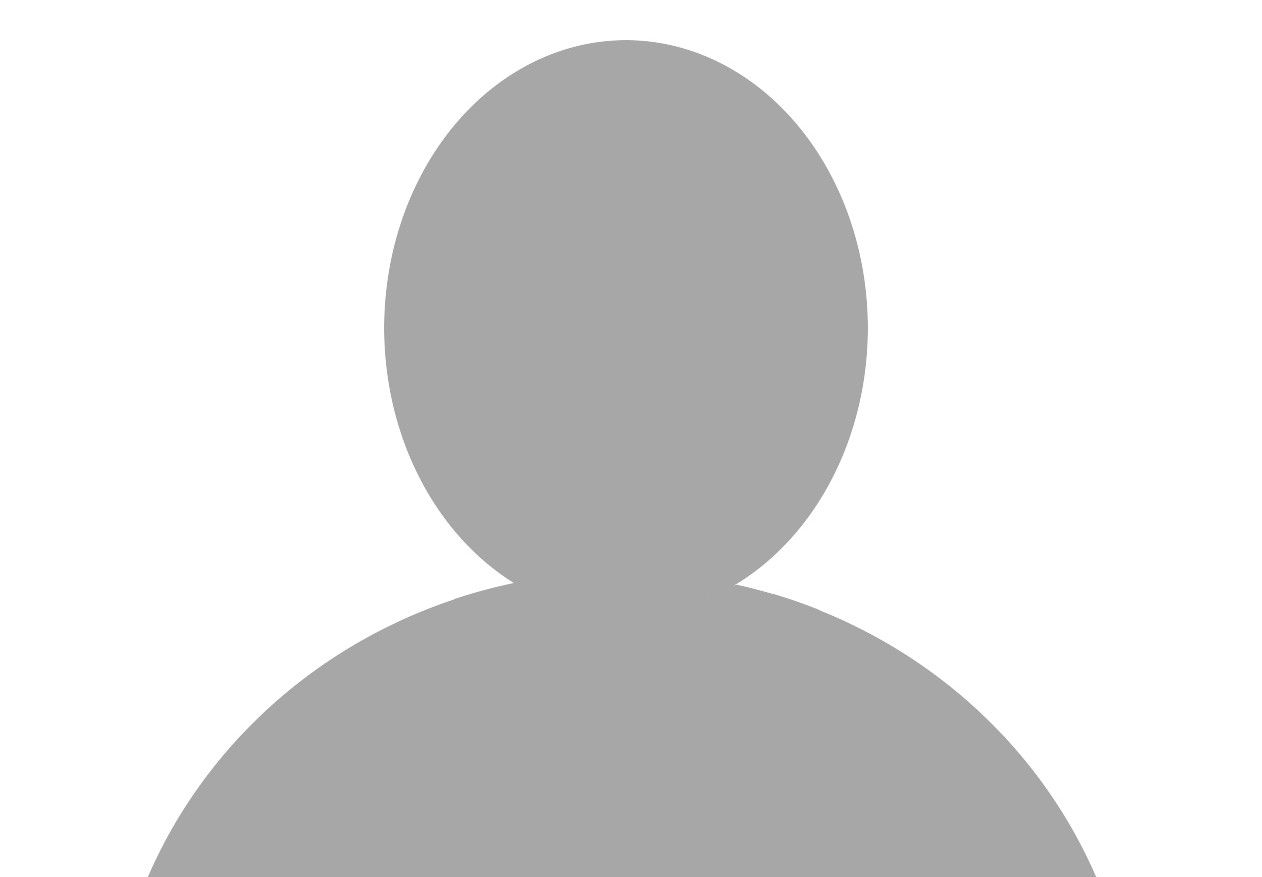
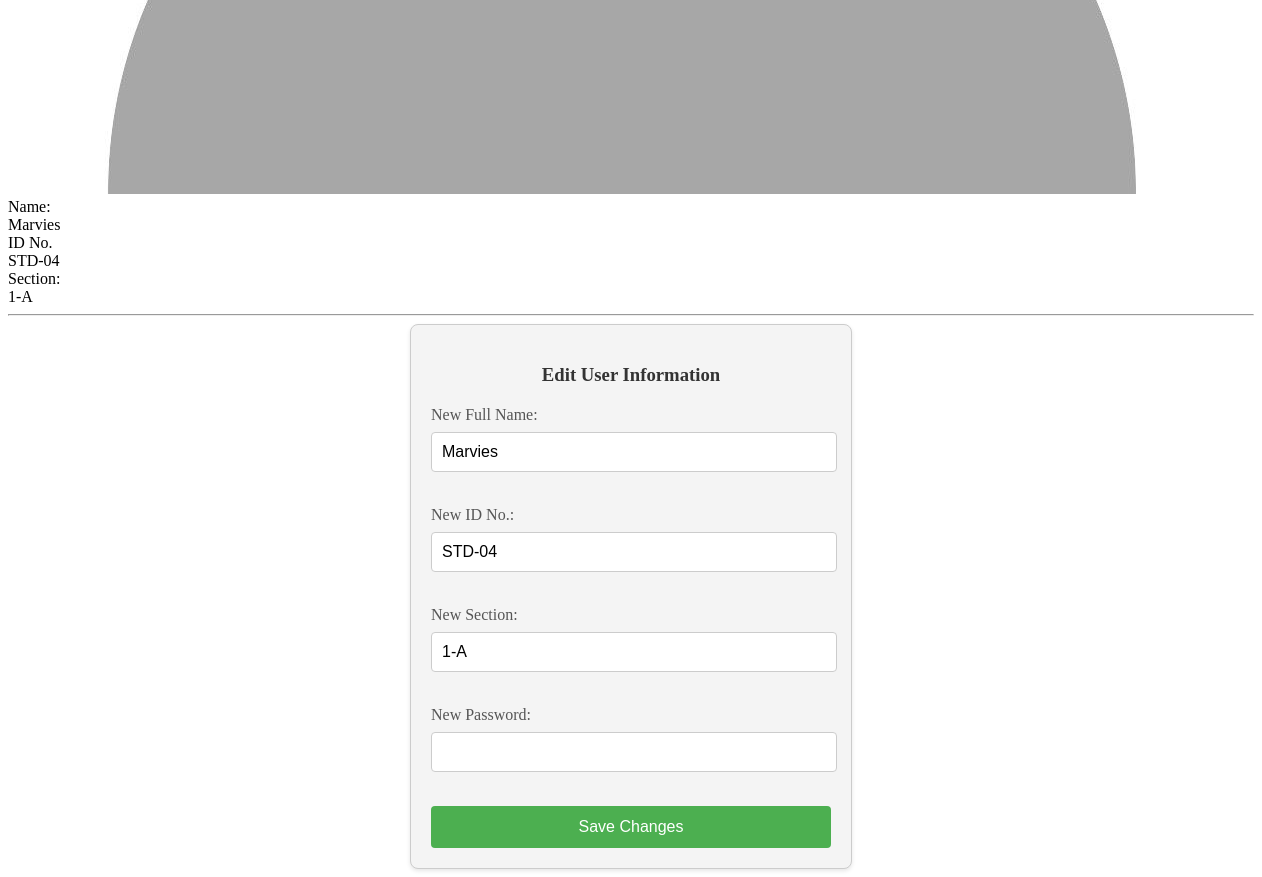
Screenshot of /admin/modal_content.php?userId=STD-04 with the database file from the repository (2 pictures, top to bottom).
### tables this page shows
CREATE TABLE `users` (
  `id` int(6) UNSIGNED NOT NULL,
  `full_name` varchar(255) NOT NULL,
  `IDNo` varchar(50) NOT NULL,
  `section` varchar(15) NOT NULL,
  `role` enum('student','instructor','admin') NOT NULL,
  `password` varchar(255) NOT NULL,
  `imgPath` varchar(100) NOT NULL,
  `created_at` timestamp NOT NULL DEFAULT current_timestamp()
);

### admin/modal_content.php (the view, shortened to what this page needs)
<?php
$userData = [];
$imgPath = "../assets/images/default.jpg";
if (isset($_GET['userId'])) {
    $userId = $_GET['userId'];
    $servername = "localhost";
    $username = "root";
    $password = "";
    $database = "strv";
    $conn = new mysqli($servername, $username, $password, $database);
    $query = $conn->prepare("SELECT * FROM users WHERE IDNo = ?");
    $query->bind_param('s', $userId);
    $query->execute();
    $result = $query->get_result();
    $userData = $result->fetch_assoc();
} else {
    echo "Invalid request.";
    exit();
}
?>
<!DOCTYPE html>
<html lang="en">
<head>
</head>
<body>
    <div class='mainContainer'>
        <header>
            <div class='imgContainer'>
                <img src='<?php echo $imgPath; ?>' alt='student_image' class='mainIMG'>
            </div>
            <div class='infoContainer'>
                <div class='nameContainer'>
                    <div class='info'>Name:</div>
                    <?php echo htmlspecialchars($userData['full_name']); ?>
                </div>
                <div class='idContainer'>
                    <div class='info'>ID No.</div>
                    <?php echo htmlspecialchars($userData['IDNo']); ?>
                </div>
                <div class='sectionContainer'>
                    <div class='info'>Section:</div>
                    <?php echo htmlspecialchars($userData['section']); ?>
                </div>
            </div>
        </header>
        <hr>
        <div class='changeInfoContainer'>
            <h3>Edit User Information</h3>
            <form id='changeInfoForm' action='update_user.php' method='post'>
                <label for='newFullName'>New Full Name:</label>
                <input type='text' id='newFullName' name='newFullName' value='<?php echo htmlspecialchars($userData['full_name']); ?>'><br><br>
                <label for='newIdNo'>New ID No.:</label>
                <input type='text' id='newIdNo' name='newIdNo' value='<?php echo htmlspecialchars($userData['IDNo']); ?>'><br><br>
                <label for='newSection'>New Section:</label>
                <input type='text' id='newSection' name='newSection' value='<?php echo htmlspecialchars($userData['section']); ?>'><br><br>
                <label for='newPassword'>New Password:</label>
                <input type='password' id='newPassword' name='newPassword'><br><br>
                <button type='submit' id='saveChangesBtn'>Save Changes</button>
            </form>
        </div>
    </div>
</body>
</html>

### admin/modal_content.php (style rules this page uses)
.changeInfoContainer { max-width: 400px; margin: 0 auto; padding: 20px; border: 1px solid #ccc; border-radius: 8px; background-color: #f4f4f4; box-shadow: 0 2px 4px rgba(0, 0, 0, 0.1); }
.changeInfoContainer h3 { text-align: center; margin-bottom: 20px; color: #333; }
.changeInfoContainer label { display: block; margin-bottom: 8px; color: #555; }
.changeInfoContainer input[type="text"], .changeInfoContainer input[type="password"] { width: calc(100% - 16px); padding: 10px; border: 1px solid #ccc; border-radius: 4px; margin-bottom: 16px; font-size: 16px; }
.changeInfoContainer button { width: 100%; padding: 12px; background-color: #4CAF50; color: white; border: none; border-radius: 4px; cursor: pointer; font-size: 16px; transition: background-color 0.3s ease; }

### rows the page displays
users: full_name "Marvies", IDNo "STD-04", section "1-A", newFullName "Marvies", newIdNo "STD-04", newSection "1-A"
